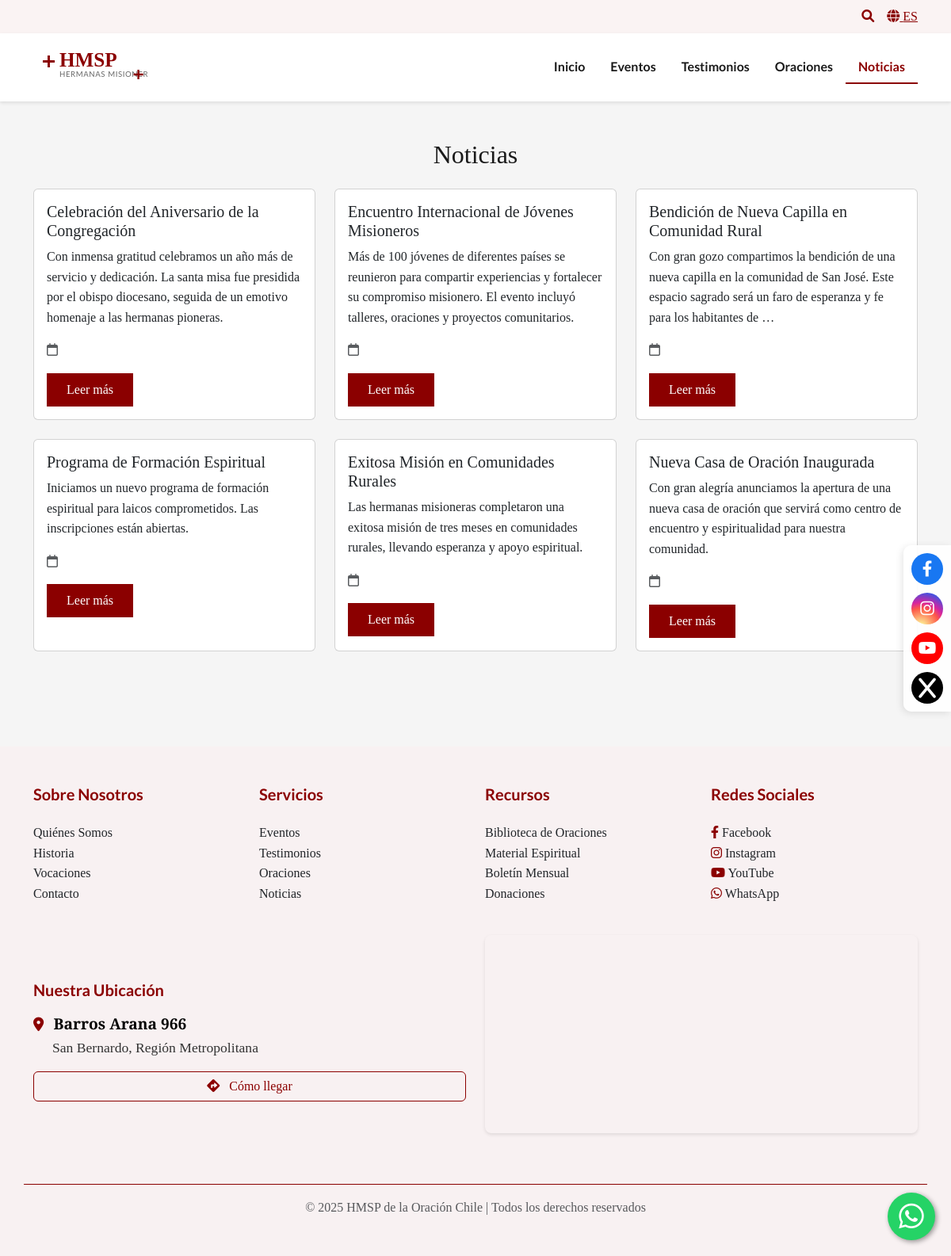
Screenshot of /noticias/ with the database file from the repository.
### hmsp/apps/core/models.py (models this page shows, shortened)
class Noticia(models.Model):
    titulo = models.CharField(max_length=200)
    slug = models.SlugField(unique=True, blank=True)
    contenido = models.TextField()
    imagen = models.ImageField(upload_to='noticias/', blank=True, null=True)
    destacada = models.BooleanField(default=False)
    creado = models.DateTimeField(auto_now_add=True)
    modificado = models.DateTimeField(auto_now=True)
    class Meta:
        ordering = ['-creado']
        verbose_name = 'Noticia'
        verbose_name_plural = 'Noticias'

### hmsp/apps/core/views.py (the view)
# urls.py: path('noticias/', views.NoticiaListView.as_view(), name='noticias'),
class NoticiaListView(ListView):
    model = Noticia
    template_name = 'core/noticias.html'
    context_object_name = 'noticias'
    paginate_by = 9

### templates/core/noticias.html (shortened to what this page needs)
{% extends "base.html" %}
{% load static %}
{% block content %}
<div class="container py-5">
    <h2 class="text-center mb-4">Noticias</h2>
    <div class="row">
        {% if object_list %}
            {% for noticia in object_list %}
                <div class="col-md-4 mb-4">
                    <div class="card h-100">
                        <div class="card-body">
                            <h5 class="card-title">{{ noticia.titulo }}</h5>
                            <p class="card-text">{{ noticia.contenido|truncatewords:30 }}</p>
                            <p class="text-muted">
                                <i class="far fa-calendar"></i> {{ noticia.fecha|date:"d/m/Y" }}
                            </p>
                            <a href="{% url 'core:noticia_detalle' noticia.slug %}" class="btn btn-primary">Leer más</a>
                        </div>
                    </div>
                </div>
            {% endfor %}
        {% else %}
            <div class="col-12">
                <p class="text-center">No hay noticias disponibles en este momento.</p>
            </div>
        {% endif %}
    </div>
</div>
{% endblock %}

### static/css/styles.css (style rules this page uses)
:root { --color-primary: #8B0000; --color-secondary: #DEB887; --color-text: #1a1a1a; --color-light: #F5F5F5; --color-accent: #B8860B; --font-primary: 'Crimson Text', serif; --font-secondary: 'Lato', sans-serif; }
body { font-family: var(--font-primary); color: var(--color-text); line-height: 1.6; background-color: var(--color-light); }
.btn-primary { background-color: var(--color-primary); border-color: var(--color-primary); color: white !important; padding: 0.5rem 1.5rem; border-radius: 0; transition: all 0.3s ease; }

### rows the page displays
Noticia: titulo "Celebración del Aniversario de la Congregación", contenido "Con inmensa gratitud celebramos un año más de servicio y dedicación. La santa misa fue presidida por el obispo diocesano, seguida de un emotivo homenaje a las hermanas pioneras."
Noticia: titulo "Encuentro Internacional de Jóvenes Misioneros", contenido "Más de 100 jóvenes de diferentes países se reunieron para compartir experiencias y fortalecer su compromiso misionero. El evento incluyó talleres, oraciones y proyectos comunitarios."
Noticia: titulo "Bendición de Nueva Capilla en Comunidad Rural", contenido "Con gran gozo compartimos la bendición de una nueva capilla en la comunidad de San José. Este espacio sagrado será un faro de esperanza y fe para los habitantes de …"
Noticia: titulo "Programa de Formación Espiritual", contenido "Iniciamos un nuevo programa de formación espiritual para laicos comprometidos. Las inscripciones están abiertas."
Noticia: titulo "Exitosa Misión en Comunidades Rurales", contenido "Las hermanas misioneras completaron una exitosa misión de tres meses en comunidades rurales, llevando esperanza y apoyo espiritual."
Noticia: titulo "Nueva Casa de Oración Inaugurada", contenido "Con gran alegría anunciamos la apertura de una nueva casa de oración que servirá como centro de encuentro y espiritualidad para nuestra comunidad."
